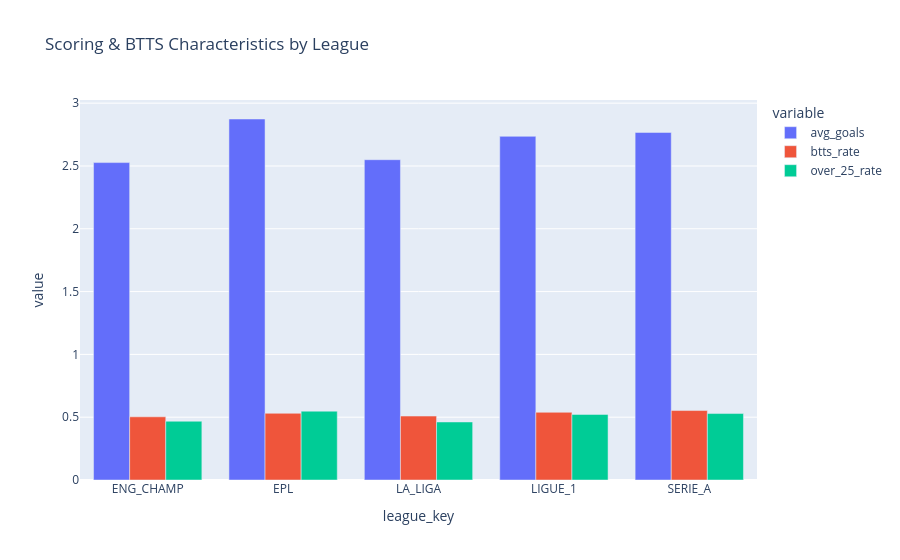

The notebook cell saved with this chart:
### Code cell
# Interactive league comparison
fig = px.bar(
    league_summary.reset_index(), 
    x='league_key', y=['avg_goals', 'btts_rate', 'over_25_rate'],
    barmode='group',
    title='Scoring & BTTS Characteristics by League'
)
fig.show()

### Figure 1 — Plotly figure (JSON) as saved in the notebook; plotly's stock layout.template omitted (floating-point values rounded to 4 significant figures)
{"data": [{"alignmentgroup": "True", "hovertemplate": "variable=avg_goals<br>league_key=%{x}<br>value=%{y}<extra></extra>", "legendgroup": "avg_goals", "marker": {"color": "#636efa", "pattern": {"shape": ""}}, "name": "avg_goals", "offsetgroup": "avg_goals", "orientation": "v", "showlegend": true, "textposition": "auto", "type": "bar", "x": ["ENG_CHAMP", "EPL", "LA_LIGA", "LIGUE_1", "SERIE_A"], "xaxis": "x", "y": [2.527, 2.874, 2.55, 2.736, 2.767], "yaxis": "y"}, {"alignmentgroup": "True", "hovertemplate": "variable=btts_rate<br>league_key=%{x}<br>value=%{y}<extra></extra>", "legendgroup": "btts_rate", "marker": {"color": "#EF553B", "pattern": {"shape": ""}}, "name": "btts_rate", "offsetgroup": "btts_rate", "orientation": "v", "showlegend": true, "textposition": "auto", "type": "bar", "x": ["ENG_CHAMP", "EPL", "LA_LIGA", "LIGUE_1", "SERIE_A"], "xaxis": "x", "y": [0.503, 0.531, 0.509, 0.539, 0.553], "yaxis": "y"}, {"alignmentgroup": "True", "hovertemplate": "variable=over_25_rate<br>league_key=%{x}<br>value=%{y}<extra></extra>", "legendgroup": "over_25_rate", "marker": {"color": "#00cc96", "pattern": {"shape": ""}}, "name": "over_25_rate", "offsetgroup": "over_25_rate", "orientation": "v", "showlegend": true, "textposition": "auto", "type": "bar", "x": ["ENG_CHAMP", "EPL", "LA_LIGA", "LIGUE_1", "SERIE_A"], "xaxis": "x", "y": [0.468, 0.548, 0.462, 0.522, 0.529], "yaxis": "y"}], "layout": {"barmode": "group", "legend": {"title": {"text": "variable"}, "tracegroupgap": 0}, "title": {"text": "Scoring & BTTS Characteristics by League"}, "xaxis": {"anchor": "y", "domain": [0, 1], "title": {"text": "league_key"}}, "yaxis": {"anchor": "x", "domain": [0, 1], "title": {"text": "value"}}}}
